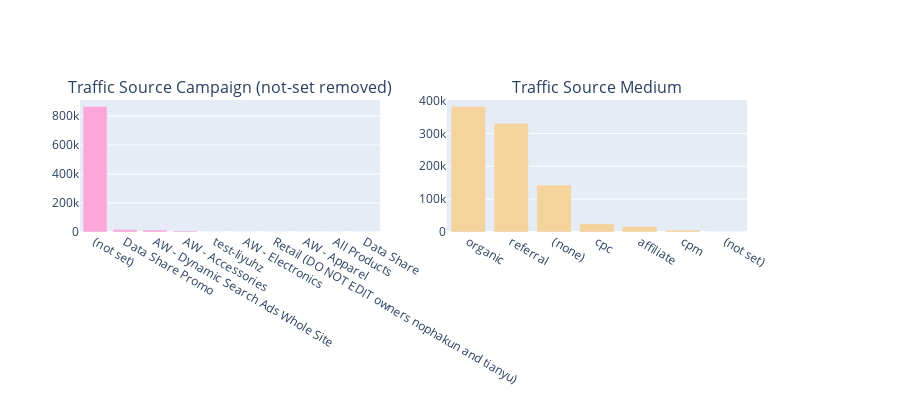

Write notebook code for a chart like this one.
### Code cell
fig = tools.make_subplots(rows=1, cols=2,subplot_titles=["Traffic Source Campaign (not-set removed)", "Traffic Source Medium"], print_grid=False)

colors = ["#d6a5ff", "#fca6da", "#f4d39c", "#a9fcca"]
t1 = train["trafficSource_campaign"].value_counts()
t2 = train["trafficSource_medium"].value_counts()

tr1 = go.Bar(x = t1.index, y = t1.values, marker=dict(color=colors[1]))
tr2 = go.Bar(x = t2.index, y = t2.values, marker=dict(color=colors[2]))

fig.append_trace(tr1, 1, 1)
fig.append_trace(tr2, 1, 2)


fig['layout'].update(height=400, margin=dict(b=100), showlegend=False)
iplot(fig)

### Figure 1 — Plotly figure (JSON) as saved in the notebook; plotly's stock layout.template omitted (floating-point values rounded to 4 significant figures)
{"data": [{"marker": {"color": "#fca6da"}, "type": "bar", "x": ["(not set)", "Data Share Promo", "AW - Dynamic Search Ads Whole Site", "AW - Accessories", "test-liyuhz", "AW - Electronics", "Retail (DO NOT EDIT owners nophakun and tianyu)", "AW - Apparel", "All Products", "Data Share"], "xaxis": "x", "y": [865347, 16403, 14244, 7070, 392, 96, 50, 46, 4, 1], "yaxis": "y"}, {"marker": {"color": "#f4d39c"}, "type": "bar", "x": ["organic", "referral", "(none)", "cpc", "affiliate", "cpm", "(not set)"], "xaxis": "x2", "y": [381561, 330955, 143026, 25326, 16403, 6262, 120], "yaxis": "y2"}], "layout": {"annotations": [{"font": {"size": 16}, "showarrow": false, "text": "Traffic Source Campaign (not-set removed)", "x": 0.225, "xanchor": "center", "xref": "paper", "y": 1, "yanchor": "bottom", "yref": "paper"}, {"font": {"size": 16}, "showarrow": false, "text": "Traffic Source Medium", "x": 0.775, "xanchor": "center", "xref": "paper", "y": 1, "yanchor": "bottom", "yref": "paper"}], "height": 400, "margin": {"b": 100}, "showlegend": false, "xaxis": {"anchor": "y", "domain": [0, 0.45]}, "xaxis2": {"anchor": "y2", "domain": [0.55, 1]}, "yaxis": {"anchor": "x", "domain": [0, 1]}, "yaxis2": {"anchor": "x2", "domain": [0, 1]}}}
